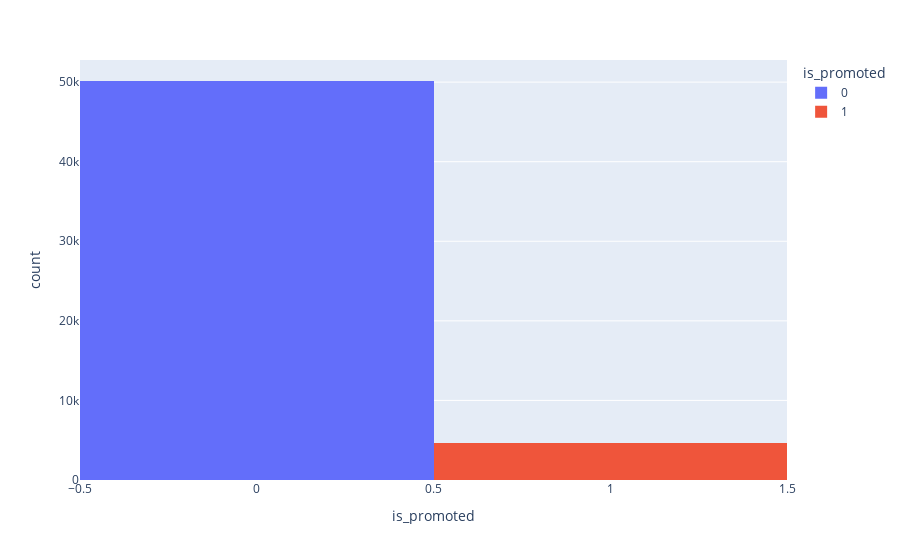

The code cell stored with this chart in its notebook:
### Code cell
px.histogram(df_train,'is_promoted', color='is_promoted')

### Figure 1 — Plotly figure (JSON) as saved in the notebook; plotly's stock layout.template omitted (floating-point values rounded to 4 significant figures; data arrays with more than 128 entries replaced by an {"elided": "..."} marker saying what was removed)
{"data": [{"alignmentgroup": "True", "bingroup": "x", "hovertemplate": "is_promoted=%{x}<br>count=%{y}<extra></extra>", "legendgroup": "0", "marker": {"color": "#636efa", "pattern": {"shape": ""}}, "name": "0", "offsetgroup": "0", "orientation": "v", "showlegend": true, "type": "histogram", "x": {"elided": "50140 int values"}, "xaxis": "x", "yaxis": "y"}, {"alignmentgroup": "True", "bingroup": "x", "hovertemplate": "is_promoted=%{x}<br>count=%{y}<extra></extra>", "legendgroup": "1", "marker": {"color": "#EF553B", "pattern": {"shape": ""}}, "name": "1", "offsetgroup": "1", "orientation": "v", "showlegend": true, "type": "histogram", "x": {"elided": "4668 int values"}, "xaxis": "x", "yaxis": "y"}], "layout": {"barmode": "relative", "legend": {"title": {"text": "is_promoted"}, "tracegroupgap": 0}, "margin": {"t": 60}, "xaxis": {"anchor": "y", "categoryarray": [0, 1], "categoryorder": "array", "domain": [0, 1], "title": {"text": "is_promoted"}}, "yaxis": {"anchor": "x", "domain": [0, 1], "title": {"text": "count"}}}}
